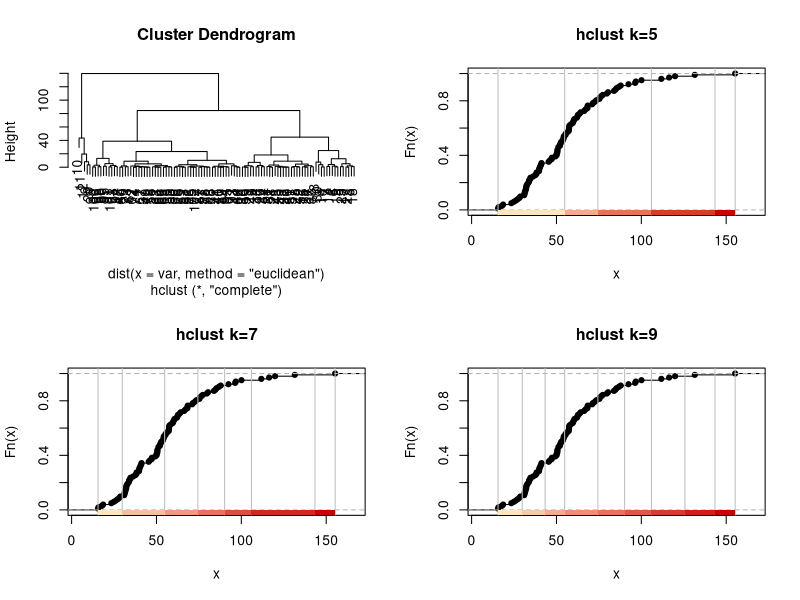
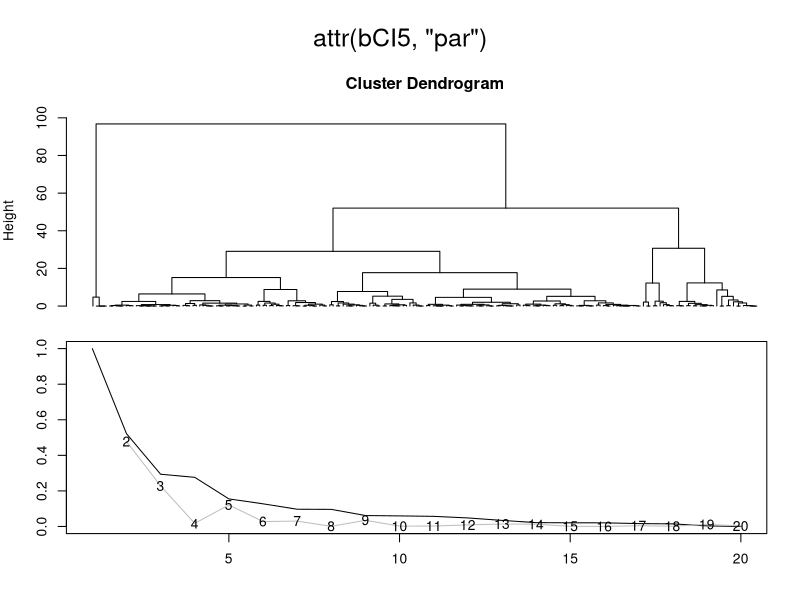
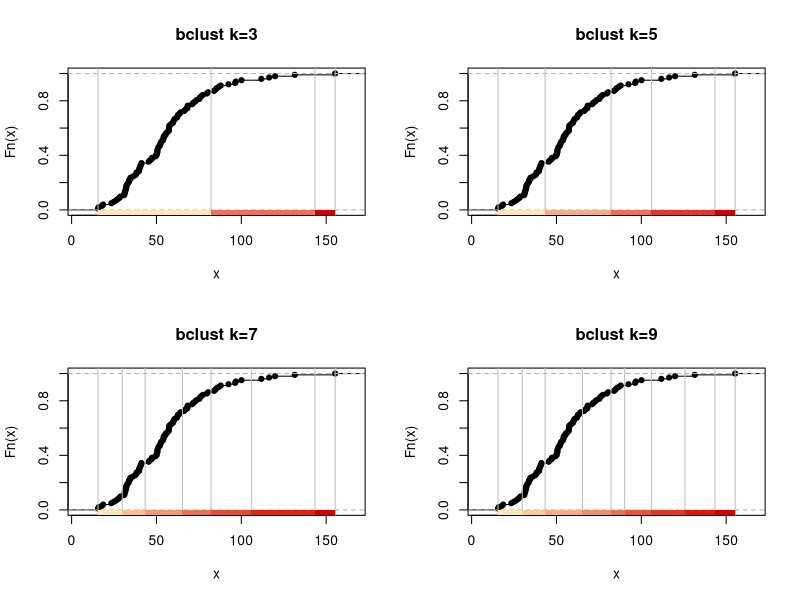

Reproduce these figures in R, in order.
library(classInt)


### Name: getBclustClassIntervals
### Title: Change breaks in a "classIntervals" object
### Aliases: getBclustClassIntervals getHclustClassIntervals
### Keywords: spatial

### ** Examples

data(jenks71, package="spData")
pal1 <- c("wheat1", "red3")
opar <- par(mfrow=c(2,2))
hCI5 <- classIntervals(jenks71$jenks71, n=5, style="hclust", method="complete")
plot(attr(hCI5, "par"))
plot(hCI5, pal=pal1, main="hclust k=5")
plot(getHclustClassIntervals(hCI5, k=7), pal=pal1, main="hclust k=7")
plot(getHclustClassIntervals(hCI5, k=9), pal=pal1, main="hclust k=9")
par(opar)
set.seed(1)
bCI5 <- classIntervals(jenks71$jenks71, n=5, style="bclust")
plot(attr(bCI5, "par"))
opar <- par(mfrow=c(2,2))
plot(getBclustClassIntervals(bCI5, k=3), pal=pal1, main="bclust k=3")
plot(bCI5, pal=pal1, main="bclust k=5")
plot(getBclustClassIntervals(bCI5, k=7), pal=pal1, main="bclust k=7")
plot(getBclustClassIntervals(bCI5, k=9), pal=pal1, main="bclust k=9")
par(opar)
